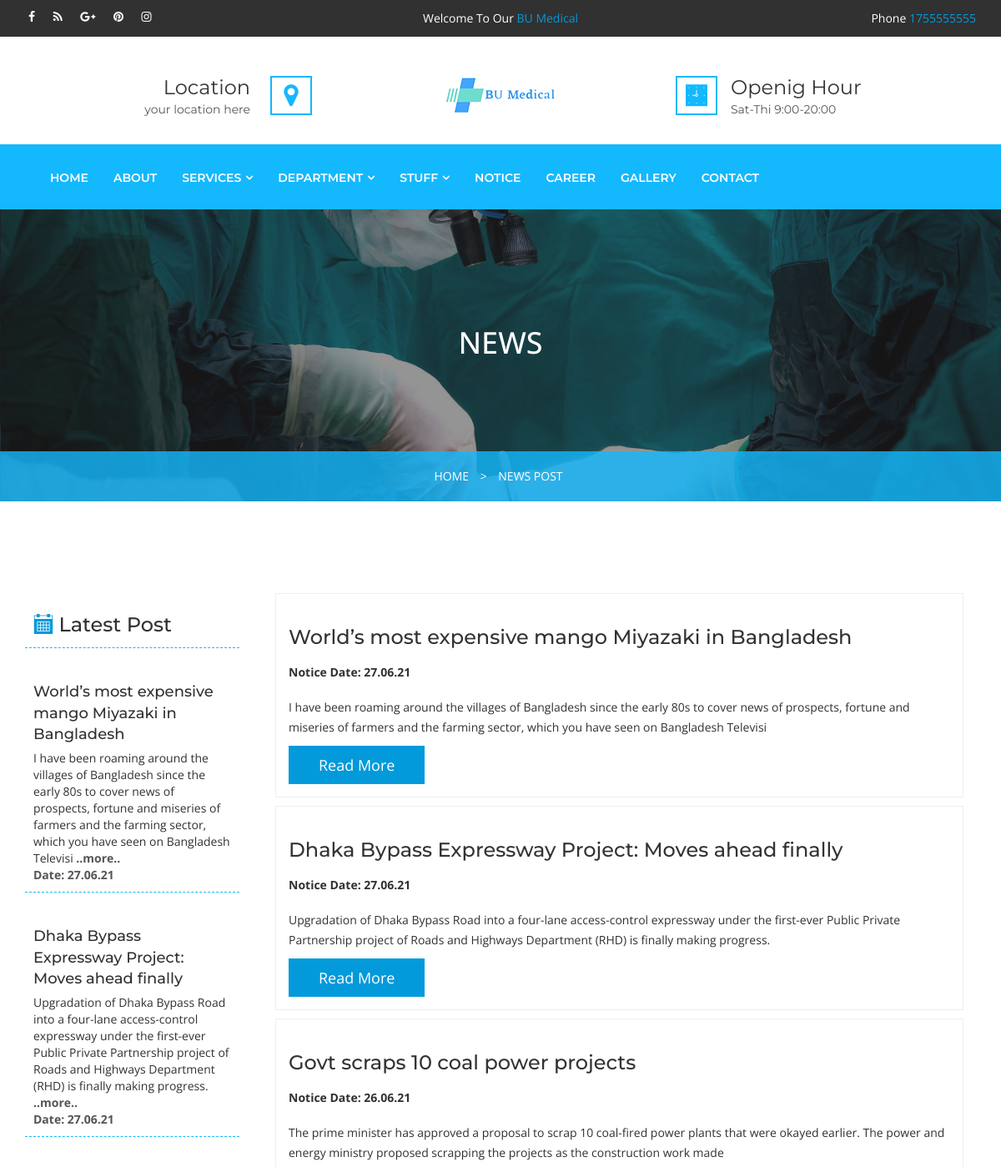
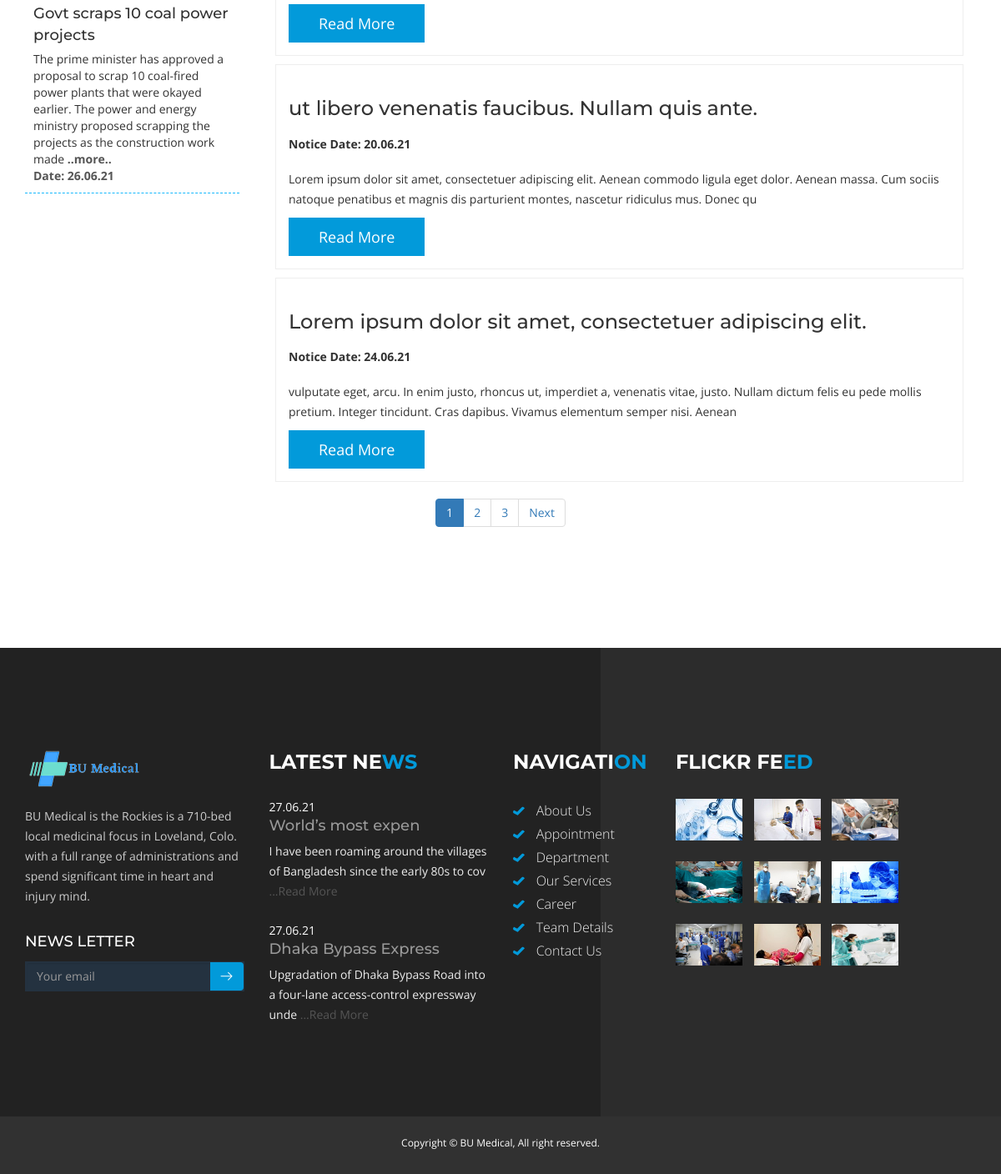
Page /notice.php on the committed database (2 pictures, top to bottom).
### tables this page shows
CREATE TABLE `setting` (
  `web_name` varchar(255) NOT NULL,
  `logo` varchar(255) NOT NULL,
  `address` varchar(2000) NOT NULL,
  `country` varchar(255) NOT NULL,
  `city` varchar(255) NOT NULL,
  `email` varchar(255) NOT NULL,
  `mobile` int(255) NOT NULL
);

CREATE TABLE `notice` (
  `id` int(11) NOT NULL,
  `title` varchar(256) NOT NULL,
  `detail` text NOT NULL,
  `date_of_post` varchar(25) NOT NULL,
  `status` tinyint(2) NOT NULL,
  `created_at` timestamp NOT NULL DEFAULT current_timestamp()
);

CREATE TABLE `gallery` (
  `id` int(11) NOT NULL,
  `category` varchar(255) NOT NULL,
  `title` varchar(256) NOT NULL,
  `image` varchar(128) NOT NULL,
  `created_at` timestamp NOT NULL DEFAULT current_timestamp()
);

### notice.php (the view, shortened to what this page needs)
<?php include 'template/header.php'; ?>
<?php
    if(isset($_GET['page']))
    {
        $page = $_GET['page'];
    }else{
        $page = 1;
    }
    $limit = 5;
    $offset = ($page - 1) * $limit;
    $sql_notice_view = "SELECT * FROM notice WHERE status = 1 ORDER BY id DESC limit {$offset}, {$limit}";
    $result_notice_view = $conn->query($sql_notice_view);
    $sql_notice_rec = "SELECT * FROM notice WHERE status = 1 ORDER BY id DESC limit 3";
    $result_notice_rec = mysqli_query($conn, $sql_notice_rec);
?>
<div class="ulockd-inner-home">
    <div class="container text-center">
        <div class="row">
            <div class="ulockd-inner-conraimer-details">
                <div class="col-md-12">
                    <h1 class="text-uppercase">NEWS</h1>
                </div>
                <div class="col-md-12">
                    <div class="ulockd-icd-layer">
                        <ul class="list-inline ulockd-icd-sub-menu">
                            <li><a href="#"> HOME </a></li>
                            <li><a href="#"> > </a></li>
                            <li> <a href="#"> NEWS POST </a> </li>
                        </ul>
                    </div>
                </div>
            </div>
        </div>
    </div>
</div>
<section class="ulockd-service-details">
    <div class="container">
        <div class="col-lg-3 ulockd-pdng0">
            <h3 class="ulockd-bb-dashed"><span class="flaticon-calendar text-thm1"></span> Latest Post</h3>
            <div class="ulockd-lp">
                <?php
                    if($result_notice_rec->num_rows > 0) {
                        while ($rows_notice_rec = $result_notice_rec->fetch_assoc()) {
                ?>
                <div class="ulockd-latest-post ulockd-bb-dashed">
                    <div class="media">
                        <div class="media-body">
                            <h4 class="media-heading"><?php echo $rows_notice_rec['title']; ?></h4>
                            <?php echo substr($rows_notice_rec['detail'], 0, 200); ?>
                            <b><a href="single_notice.php?notice_id=<?php echo $rows_notice_rec['id']; ?>">..more..</a></b><br>
                            <strong><a href="single_notice.php?notice_id=<?php echo $rows_notice_rec['id']; ?>">Date: <?php echo $rows_notice_rec['date_of_post']; ?> </a></strong>
                        </div>
                    </div>
                </div>
                <?php  } } ?>
            </div>
        </div>
        <div class="col-lg-9">
            <div class="row">
                <?php
                    if($result_notice_view->num_rows > 0) {
                        while ($rows_of_notice = $result_notice_view->fetch_assoc()) {
                ?>
                <div class="col-md-12 ulockd-mrgn1210">
                    <article class="ulockd-pd-content">
                        <h3><?php echo $rows_of_notice['title']; ?></h3>
                        <ul class="list-inline">
                            <li><b>Notice Date: <?php echo $rows_of_notice['date_of_post']; ?></b></li>
                        </ul><br>
                        <p class="project-dp-one"><?php echo substr($rows_of_notice['detail'], 0, 200); ?></p>
                        <a class="btn btn-lg ulockd-btn-thm" href="single_notice.php?notice_id=<?php echo $rows_of_notice['id']; ?>"> Read More</a>
                    </article>
                </div>
                <?php
                    } } else {
                         echo "No Data Found !";
                    }
                ?>
            </div>
        </div>
        <div class="col-md-12 text-center">
                <?php
                    $sql_paging = "SELECT * FROM notice";
                    $table_paging = mysqli_query($conn, $sql_paging);
                    $total_record = mysqli_num_rows($table_paging);
                    $limit = 3;
                    $total_page = ceil($total_record/$limit);
                    echo "<ul class='pagination admin-pagination'>";
                    for($i=1; $i <= $total_page; $i++)
                    {
                        if($i == $page)
                        {
                            echo "<li class='active'><a href='notice.php?page=".$i."'>".$i."</a></li>";
                        }else{
                            echo "<li><a href='notice.php?page=".$i."'>".$i."</a></li>";
                        }
                    }
                    if($page < $total_page)
                    {
                        echo "<li><a href='notice.php?page=".($page+1)."'>Next</a></li>";
                    }
                    echo "</ul>";
                ?>
		</div>
    </div>
</section>
<?php include 'template/footer.php'; ?>

### template/header.php (shortened to what this page needs)
<?php
    include 'config/db_config.php';
?>
<?php
$sql_set_view = "SELECT * FROM setting";
$result_set_view = $conn->query($sql_set_view);
?>
<!DOCTYPE html>
<html dir="ltr" lang="en">
    <head>
        <link rel="stylesheet" href="css/bootstrap.min.css">
        <link rel="stylesheet" href="css/all-plugins.css">
        <link rel="stylesheet" href="css/style.css">
        <link rel="stylesheet" href="css/theme-color.css">
        <link rel="stylesheet" href="css/responsive.css">
    </head>
    <body>
        <div class="wrapper">
            <div class="header-top">
                <div class="container">
                    <div class="row">
                        <div class="col-md-4">
                            <div class="social-linked">
                                <ul class="list-inline">
                                    <li><a href="#"><i class="fa fa-facebook"></i></a></li>
                                    <li><a href="#"><i class="fa fa-rss"></i></a></li>
                                    <li><a href="#"><i class="fa fa-google-plus"></i></a></li>
                                    <li><a href="#"><i class="fa fa-pinterest"></i></a></li>
                                    <li><a href="#"><i class="fa fa-instagram"></i></a></li>
                                </ul>
                            </div>
                        </div>
                        <?php
                            while($row_set = mysqli_fetch_assoc($result_set_view)){
                        ?>
                        <div class="col-md-4">
                            <div class="welcm-ht text-center">
                                <p class="ulockd-welcntxt">Welcome To Our<span class="text-thm1"> <?php echo $row_set['web_name']; ?></span></p>
                            </div>
                        </div>
                        <div class="col-md-4">
                            <div class="welcm-ht text-right">
                                <p class="ulockd-welcntxt">Phone<span class="text-thm1"> <?php echo $row_set['mobile']; ?></span></p>
                            </div>
                        </div>
                    </div>
                </div>
            </div>
            <div class="header-middle">
                <div class="container">
                    <div class="row">
                        <div class="col-xs-12 col-sm-4 col-md-4">
                            <div class="ulockd-contact-info text-right">
                                <div class="ulockd-icon pull-right"><span class="flaticon-map-marker"></span></div>
                                <div class="ulockd-info">
                                    <h3>Location</h3>
                                    <p class="ulockd-cell">your location here</p>
                                </div>
                            </div>
                        </div>
                        <div class="col-xs-12 col-sm-4 col-md-4">
                            <div class="ulockd-welcm-hmddl text-center">
                                <a href="index.php" class="ulockd-main-logo"><img src="admin/upload/logo/<?php echo $row_set['logo']; ?>" alt=""></a>
                            </div>
                        </div>
                        <?php } ?>
                        <div class="col-xs-12 col-sm-4 col-md-4">
                            <div class="ulockd-ohour-info">
                                <div class="ulockd-icon pull-left"><span class="flaticon-clock-1"></span></div>
                                <div class="ulockd-info">
                                    <h3>Openig Hour</h3>
                                    <p class="ulockd-addrss">Sat-Thi 9:00-20:00</p>
                                </div>
                            </div>
                        </div>
                    </div>
                </div>
            </div>
            <header class="header-nav">
                <div class="main-header-nav navbar-scrolltofixed">
                    <div class="container">
                        <nav class="navbar navbar-default bootsnav menu-style1 light-blue">
                            <div class="collapse navbar-collapse" id="navbar-menu">
                                <ul class="nav navbar-nav navbar-left" data-in="fadeIn">
                                    <li class="dropdown">
                                        <a href="index.php">Home</a>
                                    </li>
                                    <li class="dropdown">
                                        <a href="about.php">About</a>
                                    </li>
                                    <li class="dropdown">
                                        <a href="service.php" class="dropdown-toggle">Services</a>
                                    </li>
                                    <li class="dropdown">
                                        <a href="department.php" class="dropdown-toggle">Department</a>
                                    </li>
                                    <li class="dropdown">
                                        <a href="team.php" class="dropdown-toggle">Stuff</a>
                                    </li>
                                    <li class="dropdown">
                                        <a href="notice.php">Notice</a>
                                    </li>
                                    <li class="dropdown">
                                        <a href="carrer.php">Career</a>
                                    </li>
                                    <li class="dropdown">
                                        <a href="gallery.php">Gallery</a>
                                    </li>
                                    <li class="dropdown">
                                        <a href="contact.php">Contact</a>
                                    </li>
                                </ul>
                            </div>
                    </div>
                </div>
            </header>

### template/footer.php (shortened to what this page needs)
<?php
$sql_notice_rec = "SELECT * FROM notice WHERE status = 1 ORDER BY id DESC limit 2";
$result_notice_rec = mysqli_query($conn, $sql_notice_rec);
$sql_gallery_view = "SELECT * FROM gallery ORDER BY id DESC limit 9";
$result_gallery_view = $conn->query($sql_gallery_view);
?>
<section class="ulockd-footer">
    <div class="container">
        <div class="row">
            <div class="col-xs-12 col-sm-6 col-md-3 col-lg-3">
                <div class="ulockd-footer-widget">
                    <img alt="" src="images/header-logo.png" class="img-responsive ulockd-footer-log">
                    <p class="ulockd-ftr-text">BU Medical is the Rockies is a 710-bed local medicinal focus in Loveland, Colo. with a full range of administrations and spend significant time in heart and injury mind.</p>
                </div>
                <div class="ulockd-footer-newsletter">
                    <h4 class="title text-uppercase">News Letter</h4>
                    <form class="ulockd-mailchimp">
                        <div class="input-group">
                            <input type="email" class="form-control input-md" placeholder="Your email" name="EMAIL" value="">
                            <span class="input-group-btn">
                                <button type="submit" class="btn btn-md"><i class="icon flaticon-right-arrow"></i></button>
                            </span>
                        </div>
                    </form>
                </div>
            </div>
            <div class="col-xs-12 col-sm-6 col-md-3 col-lg-3">
                <div class="ulockd-footer-lnews">
                    <h3 class="text-uppercase">Latest Ne<span class="text-thm1">ws</span></h3>
                    <div class="ulockd-media-box">
                        <?php
                            if($result_notice_rec->num_rows > 0) {
                                while ($rows_notice_rec = $result_notice_rec->fetch_assoc()) {
                        ?>
                        <div class="media">
                            <div class="media-body">
                                <a href="#" class="post-date"><?php echo $rows_notice_rec['date_of_post']; ?></a>
                                <h4 class="media-heading"><?php echo substr($rows_notice_rec['title'], 0, 20); ?></h4>
                                <p><?php echo substr($rows_notice_rec['detail'], 0, 80); ?><a href="single_notice.php?notice_id=<?php echo $rows_notice_rec['id']; ?>"> ...Read More</a></p>
                            </div>
                        </div>
                        <?php }} ?>
                    </div>
                </div>
            </div>
            <div class="col-xs-12 col-sm-6 col-md-3 col-lg-2">
                <div class="ulockd-footer-qlink">
                    <h3 class="text-uppercase">NAVIGATI<span class="text-thm1">ON</span></h3>
                    <ul class="list-unstyled">
                        <li> <span class="flaticon-checked-mark text-thm1"></span> <a href="about.php"> About Us</a></li>
                        <li> <span class="flaticon-checked-mark text-thm1"></span> <a href="appoinment.php"> Appointment</a></li>
                        <li> <span class="flaticon-checked-mark text-thm1"></span> <a href="department.php"> Department</a></li>
                        <li> <span class="flaticon-checked-mark text-thm1"></span> <a href="service.php"> Our Services</a></li>
                        <li> <span class="flaticon-checked-mark text-thm1"></span> <a href="career.php"> Career</a></li>
                        <li> <span class="flaticon-checked-mark text-thm1"></span> <a href="team.php"> Team Details</a></li>
                        <li> <span class="flaticon-checked-mark text-thm1"></span> <a href="contact.php"> Contact Us</a></li>
                    </ul>
                </div>
            </div>
            <div class="col-xs-12 col-sm-6 col-md-3 col-lg-4">
                <div class="flickr-widget">
                    <h3 class="text-uppercase">Flickr Fe<span class="text-thm1">ed</span></h3>
                    <ul class="list-inline">
                        <?php
                            while($row_gallery = mysqli_fetch_assoc($result_gallery_view)){
                        ?>
                        <li>
                            <div class="thumb">
                                <img alt="" class="img-responsive" style="width:80px; height:50px" src="admin/upload/gallery/<?php echo $row_gallery['image']; ?>">
                            </div>
                        </li>
                        <?php } ?>
                    </ul>
                </div>
            </div>
        </div>
    </div>
</section>
<section class="ulockd-copy-right">
    <div class="container">
        <div class="row">
            <div class="col-md-12">
                <p>Copyright © BU Medical, All right reserved.</p>
            </div>
        </div>
    </div>
</section>
</div>
</body>
</html>

### rows in the picture
setting: web_name "BU Medical", mobile "1755555555", logo (picture)
notice: title "World’s most expensive mango Miyazaki in Bangladesh", detail "I have been roaming around the villages of Bangladesh since the early 80s to cover news of prospects, fortune and miseries of farmers and the farming sector, which you have seen on Bangladesh Televisi", date_of_post "27.06.21", title "World’s most expen", detail "I have been roaming around the villages of Bangladesh since the early 80s to cov"
notice: title "Dhaka Bypass Expressway Project: Moves ahead finally", detail "Upgradation of Dhaka Bypass Road into a four-lane access-control expressway under the first-ever Public Private Partnership project of Roads and Highways Department (RHD) is finally making progress.", date_of_post "27.06.21", title "Dhaka Bypass Express", detail "Upgradation of Dhaka Bypass Road into a four-lane access-control expressway unde"
notice: title "Govt scraps 10 coal power projects", detail "The prime minister has approved a proposal to scrap 10 coal-fired power plants that were okayed earlier. The power and energy ministry proposed scrapping the projects as the construction work made", date_of_post "26.06.21"
notice: title "ut libero venenatis faucibus. Nullam quis ante.", date_of_post "20.06.21", detail "Lorem ipsum dolor sit amet, consectetuer adipiscing elit. Aenean commodo ligula eget dolor. Aenean massa. Cum sociis natoque penatibus et magnis dis parturient montes, nascetur ridiculus mus. Donec qu"
notice: title "Lorem ipsum dolor sit amet, consectetuer adipiscing elit.", date_of_post "24.06.21", detail "vulputate eget, arcu. In enim justo, rhoncus ut, imperdiet a, venenatis vitae, justo. Nullam dictum felis eu pede mollis pretium. Integer tincidunt. Cras dapibus. Vivamus elementum semper nisi. Aenean"
gallery: image (picture)
gallery: image (picture)
gallery: image (picture)
gallery: image (picture)
gallery: image (picture)
gallery: image (picture)
gallery: image (picture)
gallery: image (picture)
gallery: image (picture)
